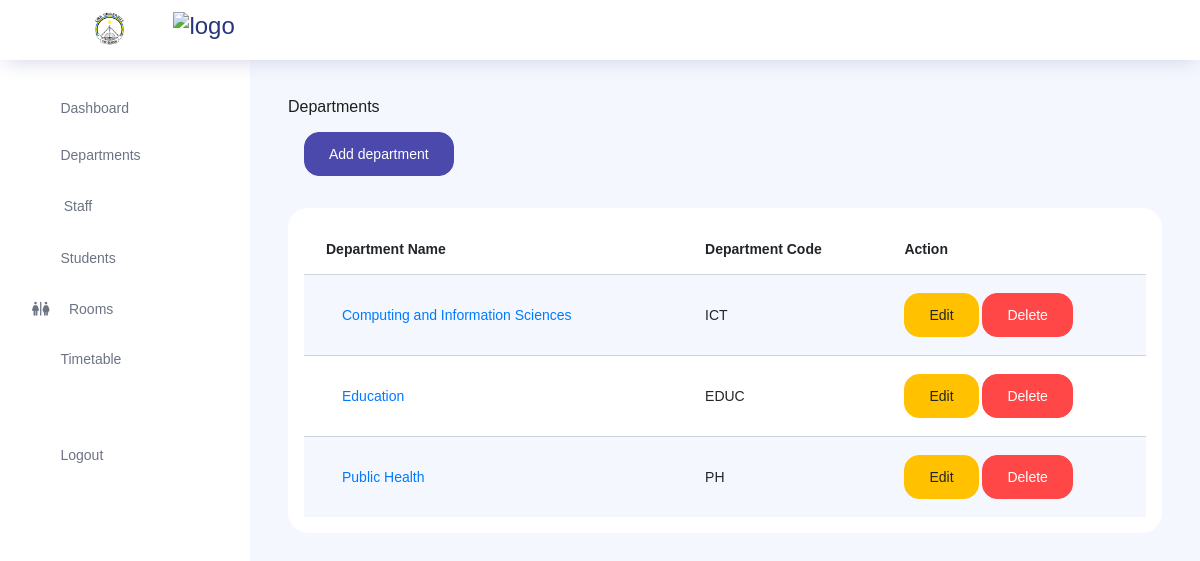
The page /departments/ (signed in) on the database as committed earlier.
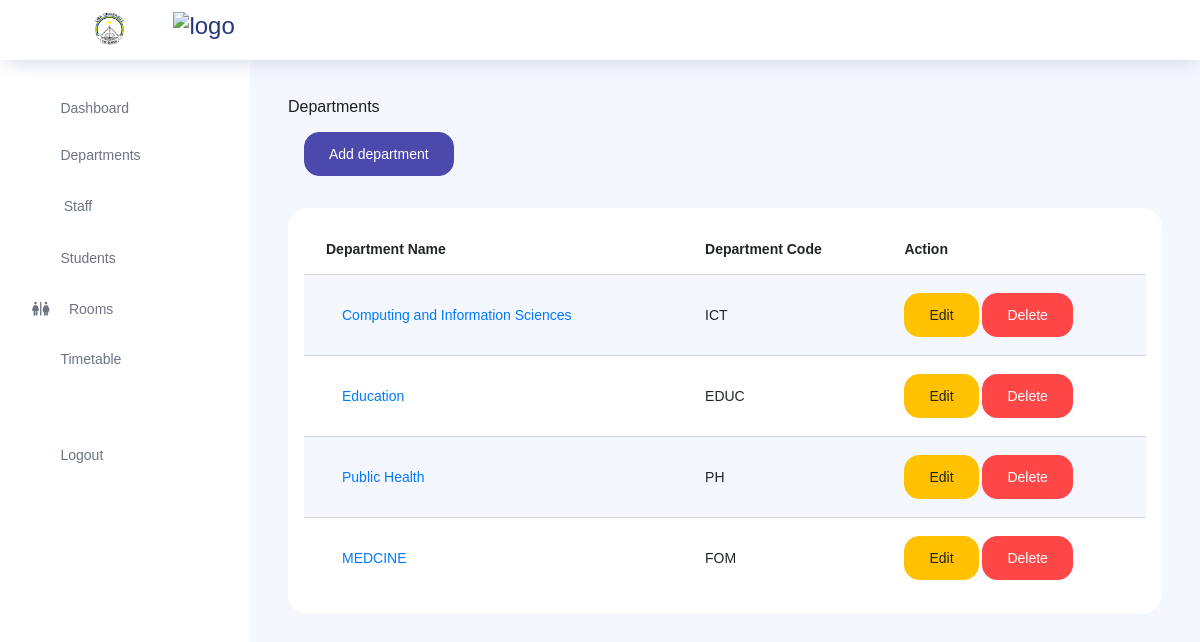
The same page on the database as committed later.
### store/models.py (models this page shows, shortened)
class Department(models.Model):
    department_name = models.CharField(max_length=100)
    department_code = models.CharField(max_length=20)

### core/views.py (the view, shortened to what this page needs)
# urls.py: path('departments/', views.departments, name='departments'),
def departments(request):
    if not request.user.is_authenticated:
        return redirect('core:login')
    departments = Department.objects.all()
    context = {
        'departments': departments,
    }
    return render(request, 'core/departments.html', context)

### templates/core/departments.html (shortened to what this page needs)
{% extends 'core/layout.html'%}
{% block content %}
Departments
<br>
<a href="#" class="btn btn-primary m-3" data-toggle="modal" data-target="#addDepartment">Add department</a>
<div class="card p-3 my-3 bg-white">
    <table class="table table-striped">
        <thead>
            <tr>
                <th>Department Name</th>
                <th>Department Code</th>
                <th>Action</th>
            </tr>
        </thead>
        <tbody>
            {% for d in departments %}
            <tr>
                <td><a class="nav-link" href="{% url 'core:program' dpt=d.pk %}">{{ d.department_name }}</a></td>
                <td>{{ d.department_code }}</td>
                <td>
                    <a href="#" data-toggle="modal" data-target="#editDepartment{{ d.id }}" class="btn btn-warning">Edit</a>
                    <a href="{% url 'core:deleteDepartment' pk=d.id %}" onclick="return(confirm('Are you sure you want to delete this department?'))" class="btn btn-danger">Delete</i></a>
                </td>
            </tr>
            {% endfor %}
        </tbody>
    </table>
</div>
{%endblock%}

### templates/core/layout.html (shortened to what this page needs)
{% load static%}
<!DOCTYPE html>
<html lang="en">
<head>
  <link rel="stylesheet" href="{% static 'vendors/feather/feather.css' %}">
  <link rel="stylesheet" href="{% static 'vendors/ti-icons/css/themify-icons.css' %}">
  <link rel="stylesheet" href="{% static 'vendors/css/vendor.bundle.base.css' %}">
  <link rel="stylesheet" href="{% static 'vendors/mdi/css/materialdesignicons.min.css' %}">
  <link rel="stylesheet" href="{% static 'vendors/datatables.net-bs4/dataTables.bootstrap4.css' %}">
  <link rel="stylesheet" href="{% static 'vendors/ti-icons/css/themify-icons.css' %}">
  <link rel="stylesheet" type="text/css" href="{% static 'js/select.dataTables.min.css' %}">
  <link rel="stylesheet" href="{% static 'css/vertical-layout-light/style.css' %}">
  <link rel="stylesheet" href="https://cdnjs.cloudflare.com/ajax/libs/font-awesome/6.0.0-beta3/css/all.min.css">
  <link rel="stylesheet" href="{% static 'css/style.css'%}">
</head>
<body>
  <div class="container-scroller">
    <nav class="navbar col-lg-12 col-12 p-0 fixed-top">
      <div class="navbar-menu-wrapper d-flex align-items-center justify-content-between w-100">
        <div class="navbar-brand-wrapper">
          <a class="navbar-brand brand-logo ml-3 d-flex align-items-center my-2" href="#">
            <img src="{% static 'images/timetable/logolira.png' %}" class="mr-2" alt="Lira University" />
            <img src="{% static 'images/timetable/tt.png' %}" alt="logo" />
          </a>
        </div>
        <ul class="navbar-nav navbar-nav-right">
          <li class="nav-item dropdown">
            <a class="nav-link count-indicator dropdown-toggle" id="notificationDropdown" href="{% url 'core:settings'%}">
              <i class="ti-settings mx-0"></i>
            </a>
          </li>
        </ul>
      </div>
    </nav>
    <div class="container-fluid page-body-wrapper">
      <nav class="sidebar sidebar-offcanvas position-fixed" id="sidebar">
        <ul class="nav">
          <li class="nav-item">
            <a class="nav-link" href="{% url 'core:dashboard'%}">
              <i class="icon-grid menu-icon"></i>
              <span class="menu-title">Dashboard</span>
            </a>
          </li>
          <li class="nav-item">
            <a class="nav-link" href="{% url 'core:departments' %}">
              <i class="icon-layout menu-icon"></i>
              <span class="menu-title">Departments</span>
            </a>
          </li>
          <li class="nav-item">
            <a class="nav-link" href="{% url 'core:staff' %}">
              <i style="font-size: 15px; margin-right: 20px;" class="mdi mdi-human-greeting"></i>
              <span class="menu-title">Staff</span>
            </a>
          </li>
          <li class="nav-item">
            <a class="nav-link" href="{% url 'core:student' %}">
              <i class="icon-head menu-icon"></i>
              <span class="menu-title">Students</span>
            </a>
          </li>
          <li class="nav-item">
            <a class="nav-link" href="{% url 'core:room' %}">
              <i class="fa-solid fa-restroom"></i> &nbsp;&nbsp;&nbsp;&nbsp;&nbsp;
              <span class="menu-title">Rooms</span>
            </a>
          </li>
          <li class="nav-item">
            <a class="nav-link" href="{% url 'core:timetable' %}">
              <i class="icon-head menu-icon"></i>
              <span class="menu-title">Timetable</span>
            </a>
          </li>
          <br>
          <li class="nav-item">
            <a class="nav-link" href="{% url 'core:logout' %}">
              <i class="icon-lock menu-icon"></i>
              <span class="menu-title" onclick="performAction()">Logout</span>
            </a>
          </li>
        </ul>
      </nav>
      <div class="main-panel" style="margin-left: 250px;">
        <div class="content-wrapper">
          {% block content%}
          {% endblock%}
        </div>
      </div>
    </div>
  </div>
</body>
</html>

Rows that differ between the two databases and show on the page:
added Department: department_name "MEDCINE", department_code "FOM"
